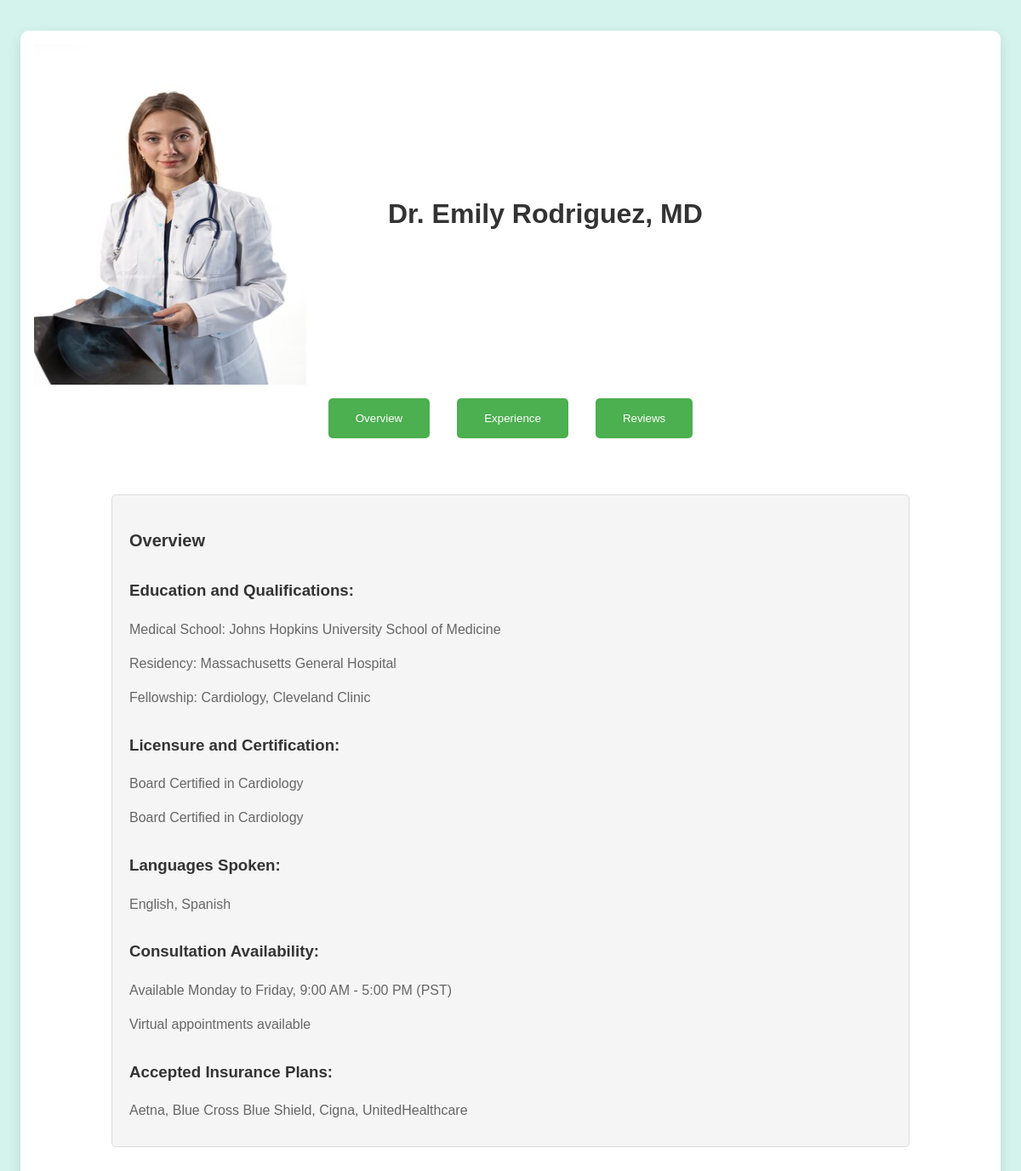
/home/doctors/1 (signed in), run on the app's committed database.
### app.py (models this page shows)
class doctors_info(db.Model):
    __tablename__ = "doctors"
    sno = db.Column(db.Integer, primary_key=True)
    name = db.Column(db.String(100), nullable=False)
    speciality = db.Column(db.String(100), nullable=False)
    school = db.Column(db.String(100), nullable=False)
    residency = db.Column(db.String(100), nullable=False)
    fellowship = db.Column(db.String(100), nullable=False)
    experience = db.Column(db.String(100), nullable=False)
    certified = db.Column(db.String(100), nullable=False)
    license = db.Column(db.String(100), nullable=False)
    lang = db.Column(db.String(100), nullable=False)

### app.py (the view)
@app.route('/home/doctors/<int:sno>', methods=["GET", "POST"])
@login_required
def doctors(sno):
    doctors_information = doctors_info.query.get(sno)
    return render_template('doctors.html', doc=doctors_information)

### app.py (called while the page is built)
@login_manager.user_loader
def load_user(user_id):
    return User.query.get(int(user_id))

### templates/doctors.html (shortened to what this page needs)
<!DOCTYPE html>
<html lang="en">
<head>
<link rel="stylesheet" href="{{url_for('static',filename='doctors.css')}}">
</head>
<body>
  <div class="doctor-profile">
 <div class="profile">
    <img src="{{url_for('static',filename='images/doctors/doc'+doc.sno+'.jpg')}}" alt="profile" >
    <div class="detail">
        <h1>{{ doc.name }}</h1>
    </div>
 </div>
<div class="buttons">
 <button onclick="showSection('overview')">Overview</button>
 <button onclick="showSection('experience')">Experience</button>
 <button onclick="showSection('reviews')">Reviews</button>
</div>
 <section id="overview" class="content">
   <h2>Overview</h2>
   <section class="education">
     <h3>Education and Qualifications:</h3>
     <p>Medical School: {{doc.school}}</p>
     <p>Residency: {{doc.residency}}</p>
     <p>Fellowship: {{doc.fellowship}}</p>
   </section>
   <section class="licensure">
     <h3>Licensure and Certification:</h3>
     <p>{{doc.certified}}</p>
     <p>{{doc.license}}</p>
   </section>
   <section class="languages">
     <h3>Languages Spoken:</h3>
     <p>{{doc.lang}}</p>
   </section>
   <section class="availability">
     <h3>Consultation Availability:</h3>
     <p>Available Monday to Friday, 9:00 AM - 5:00 PM (PST)</p>
     <p>Virtual appointments available</p>
   </section>
   <section class="insurance">
     <h3>Accepted Insurance Plans:</h3>
     <p>Aetna, Blue Cross Blue Shield, Cigna, UnitedHealthcare</p>
   </section>
 </section>
</div>
</body>
</html>

### static/doctors.css (style rules this page uses)
body { font-family: 'Arial', sans-serif; background-color: #d4f3ec; color: #333; line-height: 1.6; padding: 20px; margin: 0; }
.profile > img { width: 20rem; height: 25rem; }
.profile { display: flex; align-items: center; flex-wrap: wrap; }
.detail { padding-left: 6rem; }
.content { display: flex; flex-direction: column; width: 80%; margin: 50px auto; padding: 20px; border: 1px solid #ddd; border-radius: 5px; background-color: #f5f5f5; }
h2 { color: #333; font-size: 20px; margin-bottom: 10px; }
p { color: #666; font-size: 16px; line-height: 1.5; }
button { background-color: #4CAF50; color: white; padding: 1rem 2rem; margin: 1rem; border: none; border-radius: 5px; cursor: pointer; }
.buttons { display: flex; justify-content: center; flex-wrap: wrap; }
.doctor-profile { background-color: #fff; border-radius: 10px; padding: 1rem; margin: 1rem auto; max-width: 70rem; box-shadow: 0 5px 15px rgba(0,0,0,0.1); }
.doctor-profile p, .doctor-profile blockquote { margin-bottom: 10px; }
section { animation: fadeIn 1s ease-in-out; }

### data on the page
doctors_info: name "Dr. Emily Rodriguez, MD", school "Johns Hopkins University School of Medicine", residency "Massachusetts General Hospital", fellowship "Cardiology, Cleveland Clinic", certified "Board Certified in Cardiology", license "Board Certified in Cardiology", lang "English, Spanish"
